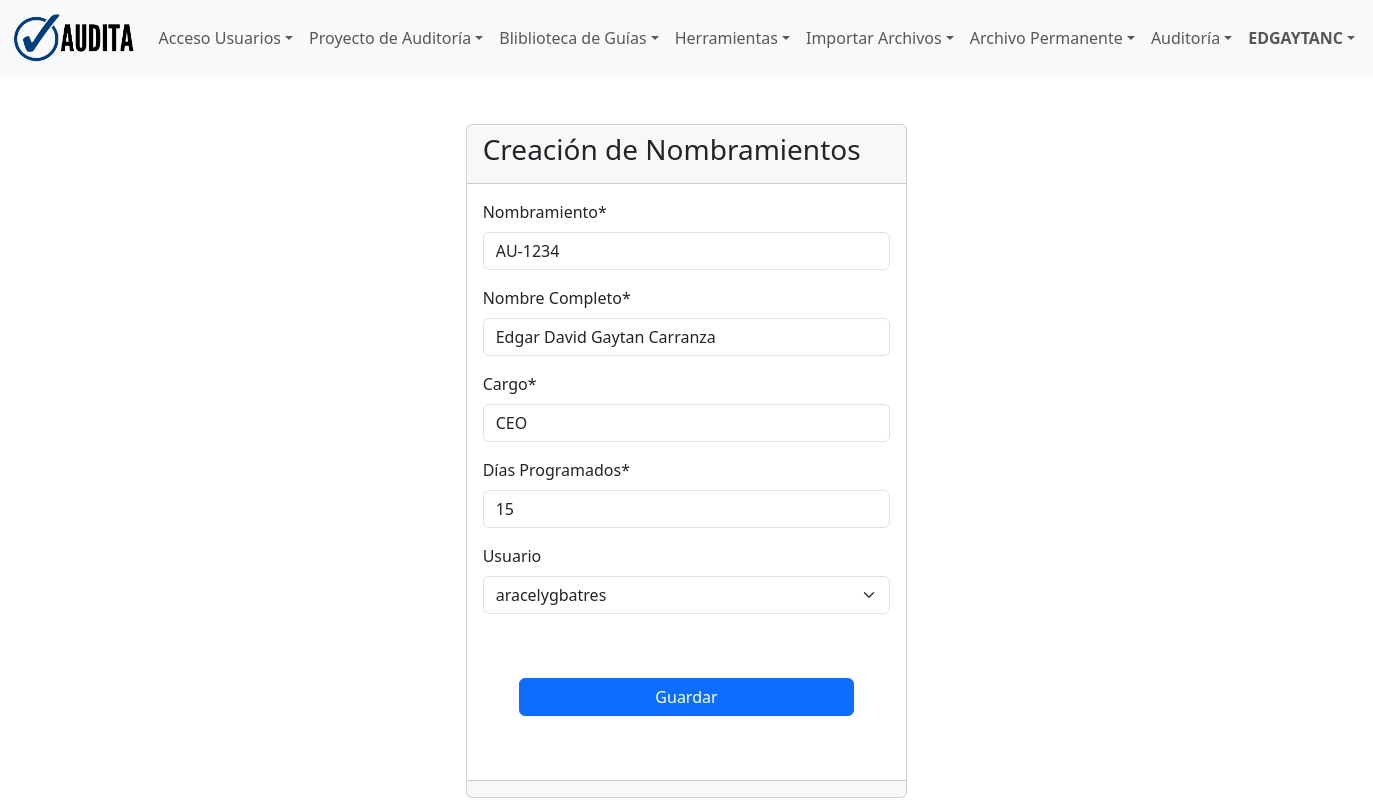
Page /herramientas/editar_nombramiento/2/ (signed in) on the committed database.
### users/models.py (models this page shows)
class CustomUser(AbstractUser):
    is_activated = models.BooleanField(default=False)
    groups = models.ManyToManyField(
        'auth.Group',
        verbose_name='groups',
        blank=True,
        help_text='The groups this user belongs to. A user will get all permissions granted to each of their groups.',
        related_query_name='user',
        related_name='customuser_set',  # Add this line
    )
    user_permissions = models.ManyToManyField(
        'auth.Permission',
        verbose_name='user permissions',
        blank=True,
        help_text='Specific permissions for this user.',
        related_query_name='user',
        related_name='customuser_set',  # Add this line
    )

### herramientas/models.py (models this page shows, shortened)
class Nombramiento(models.Model):
    user = models.ForeignKey(settings.AUTH_USER_MODEL, null=True,blank=True, on_delete=models.CASCADE, verbose_name='Usuario')
    nombramiento =      models.CharField(max_length=10, null=False, blank=False, unique=True, verbose_name='Nombramiento')
    nombre_completo =   models.CharField(max_length=100, null=False,blank=False, verbose_name='Nombre Completo')
    cargo =             models.CharField(max_length=30, null=False, blank=False, verbose_name='Cargo')
    dias_programados =  models.IntegerField(default=0, verbose_name='Días Programados')
    class Meta:
        db_table = 'nombramiento'
        verbose_name = 'Nombramiento'
        verbose_name_plural = 'Nombramientos'
        ordering = ['id']

### herramientas/views.py (the view)
# urls.py: path('editar_nombramiento/<int:nombramiento_id>/', views.editar_nombramiento, name='editar_nombramiento'),
@login_required
@entidad_requerida
def editar_nombramiento(request, nombramiento_id):
    nombramiento = get_object_or_404(Nombramiento, id=nombramiento_id)
    if request.method == 'POST':
        form = NombramientoForm(request.POST, instance=nombramiento)
        if form.is_valid():
            form.save()
            messages.success(request, 'Nombramiento actualizado exitosamente')
            return redirect('/herramientas/listar_nombramientos')
    else:
        form = NombramientoForm(instance=nombramiento)
    context = {'form': form}
    return render(request, 'herramientas/editar_nombramiento.html', context)

### herramientas/forms.py
class NombramientoForm(forms.ModelForm):
    class Meta:
        model = Nombramiento
        fields = ['nombramiento', 'nombre_completo', 'cargo', 'dias_programados','user']
        labels = {
            'user':'Usuario',
            'nombramiento': 'Nombramiento',
            'nombre_completo': 'Nombre Completo',
            'cargo': 'Cargo',
            'dias_programados': 'Días Programados',
        }
    def __init__(self, *args, **kwargs):
        super(NombramientoForm, self).__init__(*args, **kwargs)
        self.helper = FormHelper()
        self.helper.form_method = 'post'
        self.helper.layout = Layout(
            Field('user', css_class='form_control'),
            Field('nombramiento', css_class='form-control'),
            Field('nombre_completo', css_class='form-control'),
            Field('cargo', css_class='form-control'),
            Field('dias_programados', css_class='form-control'),
            Submit('submit', 'Crear', css_class='btn btn-primary'),
        )

### templates/herramientas/editar_nombramiento.html (shortened to what this page needs)
{% extends 'layout/base.html' %}
{% load crispy_forms_tags %}
{% load static %}
{% block 'content' %}
<div class="row pt-5">
    <div class="col-md-4 offset-md-4">
        <div class="card">
            <div class="card-header">
                <h3>
                    Creación de Nombramientos
                </h3>
            </div>
            <div class="card-body">
                <form method="post">
                    {{ form|crispy }}
                    <div class="row p-5">
                        <button type="submit" class="btn btn-primary">Guardar</button>
                    </div>
                </form>
            </div>
            <div class="card-footer">
            </div>
        </div>
    </div>
</div>
{% endblock 'content' %}

### templates/layout/partials/menu.html (shortened to what this page needs)
{% load static %}
<header>
    <nav class="navbar navbar-expand-lg navbar-light bg-light">
        <div class="container-fluid">
            <a class="navbar-brand" href="{% url 'index' %}"><img
                    src="{% static 'img/logo-horizontal-menu.png' %}" height="50" loading="lazy"
                    alt=""></a>
            <div class="collapse navbar-collapse" id="navbarNav">
                <ul class="navbar-nav">
                    <li class="nav-item dropdown">
                        <a class="nav-link dropdown-toggle" href="#"
                            role="button" data-bs-toggle="dropdown"
                            aria-expanded="false">Acceso Usuarios</a>
                    </li>
                    <li class="nav-item dropdown">
                        <a class="nav-link dropdown-toggle" href="#"
                            role="button" data-bs-toggle="dropdown"
                            aria-expanded="false">Proyecto de Auditoría</a>
                    </li>
                    <li class="nav-item dropdown">
                        <a class="nav-link dropdown-toggle" href="#"
                            role="button" data-bs-toggle="dropdown"
                            aria-expanded="false">Bliblioteca de Guías</a>
                    </li>
                    <li class="nav-item dropdown">
                        <a class="nav-link dropdown-toggle" href="#"
                            role="button" data-bs-toggle="dropdown"
                            aria-expanded="false">Herramientas</a>
                    </li>
                    <li class="nav-item dropdown">
                        <a class="nav-link dropdown-toggle" href="#"
                            role="button" data-bs-toggle="dropdown"
                            aria-expanded="false">Importar Archivos</a>
                    </li>
                    <li class="nav-item dropdown">
                        <a class="nav-link dropdown-toggle" href="{% url 'archivo' %}"
                            aria-expanded="false">Archivo Permanente</a>
                    </li>
                    <li class="nav-item dropdown">
                        <a class="nav-link dropdown-toggle" href="#"
                            role="button" data-bs-toggle="dropdown"
                            aria-expanded="false">Auditoría</a>
                    </li>
                    <li class ="nav-item dropdown">
                        <a class ="nav-link dropdown-toggle" href="#"
                            role="button" data-bs-toggle="dropdown"
                            aria-expanded="false"><b>{{user.username|upper}}</b></a>
                    </li>
                </ul>
            </div>
        </div>
    </nav>
</header>

### rows in the picture
CustomUser: username "EDGAYTANC"
Nombramiento: nombramiento "AU-1234", nombre_completo "Edgar David Gaytan Carranza", cargo "CEO", dias_programados "15", user "aracelygbatres"
